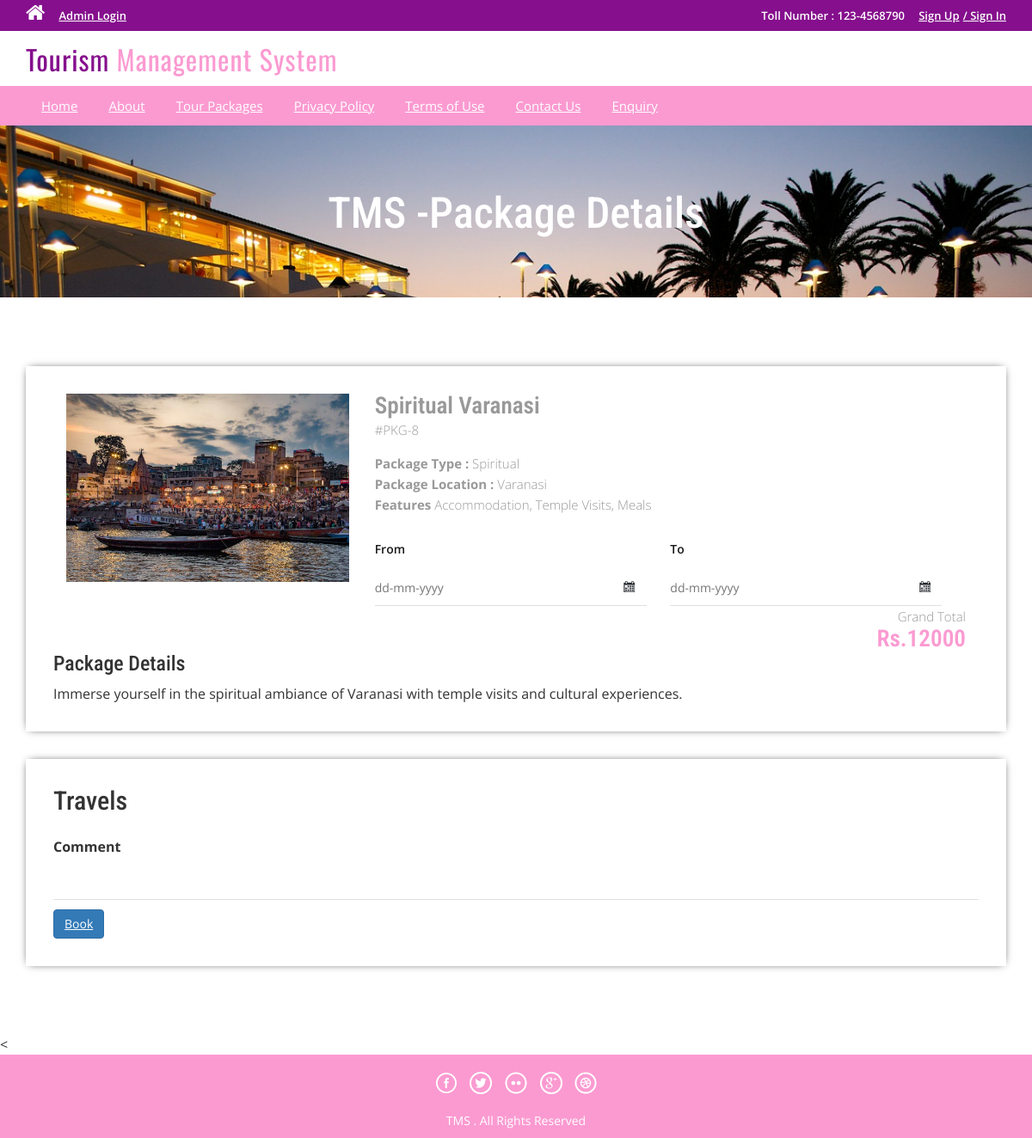
The page /package-details.php?pkgid=8 on the database its author committed.
### tables this page shows
CREATE TABLE `tbltourpackages` (
  `PackageId` int(11) NOT NULL AUTO_INCREMENT,
  `PackageName` varchar(200) DEFAULT NULL,
  `PackageType` varchar(150) DEFAULT NULL,
  `PackageLocation` varchar(100) DEFAULT NULL,
  `PackagePrice` int(11) DEFAULT NULL,
  `PackageFeatures` varchar(255) DEFAULT NULL,
  `PackageDetails` mediumtext DEFAULT NULL,
  `PackageImage` varchar(100) DEFAULT NULL,
  `Creationdate` timestamp NULL DEFAULT current_timestamp(),
  `UpdationDate` timestamp NULL DEFAULT NULL ON UPDATE current_timestamp(),
  `Duration` int(11) DEFAULT NULL,
  PRIMARY KEY (`PackageId`)
);

### package-details.php (the view, shortened to what this page needs)
<?php
include('includes/config.php');
?>
<!DOCTYPE HTML>
<html>
<head>
<link href="css/bootstrap.css" rel='stylesheet' type='text/css' />
<link href="css/style.css" rel='stylesheet' type='text/css' />
<link href="css/font-awesome.css" rel="stylesheet">
<link href="css/animate.css" rel="stylesheet" type="text/css" media="all">
<link rel="stylesheet" href="css/jquery-ui.css" />
</head>
<body>
<?php include('includes/header.php');?>
<div class="banner-3">
	<div class="container">
		<h1 class="wow zoomIn animated animated" data-wow-delay=".5s" style="visibility: visible; animation-delay: 0.5s; animation-name: zoomIn;"> TMS -Package Details</h1>
	</div>
</div>
<div class="selectroom">
	<div class="container">
<?php
$pid=intval($_GET['pkgid']);
$sql = "SELECT * from tbltourpackages where PackageId=:pid";
$query = $dbh->prepare($sql);
$query -> bindParam(':pid', $pid, PDO::PARAM_STR);
$query->execute();
$results=$query->fetchAll(PDO::FETCH_OBJ);
if($query->rowCount() > 0)
{
foreach($results as $result)
{	?>
<form name="book" method="post">
		<div class="selectroom_top">
			<div class="col-md-4 selectroom_left wow fadeInLeft animated" data-wow-delay=".5s">
				<img src="admin/pacakgeimages/<?php echo htmlentities($result->PackageImage);?>" class="img-responsive" alt="">
			</div>
			<div class="col-md-8 selectroom_right wow fadeInRight animated" data-wow-delay=".5s">
				<h2><?php echo htmlentities($result->PackageName);?></h2>
				<p class="dow">#PKG-<?php echo htmlentities($result->PackageId);?></p>
				<p><b>Package Type :</b> <?php echo htmlentities($result->PackageType);?></p>
				<p><b>Package Location :</b> <?php echo htmlentities($result->PackageLocation);?></p>
					<p><b>Features</b> <?php echo htmlentities($result->PackageFeatures);?></p>
					<div class="ban-bottom">
				<div class="bnr-right">
				<label class="inputLabel">From</label>
				<input class="date" id="datepicker" type="text" placeholder="dd-mm-yyyy"  name="fromdate" required="">
			</div>
			<div class="bnr-right">
				<label class="inputLabel">To</label>
				<input class="date" id="datepicker1" type="text" placeholder="dd-mm-yyyy" name="todate" required="">
			</div>
			</div>
				<div class="grand">
					<p>Grand Total</p>
					<h3>Rs.<?php echo htmlentities($result->PackagePrice);?></h3>
				</div>
			</div>
		<h3>Package Details</h3>
				<p style="padding-top: 1%"><?php echo htmlentities($result->PackageDetails);?> </p>
		</div>
		<div class="selectroom_top">
			<h2>Travels</h2>
			<div class="selectroom-info animated wow fadeInUp animated" data-wow-duration="1200ms" data-wow-delay="500ms" style="visibility: visible; animation-duration: 1200ms; animation-delay: 500ms; animation-name: fadeInUp; margin-top: -70px">
				<ul>
					<li class="spe">
						<label class="inputLabel">Comment</label>
						<input class="special" type="text" name="comment" required="">
					</li>
					<?php if($_SESSION['login'])
					{?>
						<li class="spe" align="center">
					<button type="submit" name="submit2" class="btn-primary btn">Book</button>
						</li>
						<?php } else {?>
							<li class="sigi" align="center" style="margin-top: 1%">
							<a href="#" data-toggle="modal" data-target="#myModal4" class="btn-primary btn" > Book</a></li>
							<?php } ?>
				</ul>
			</div>
		</div>
		</form>
<?php }} ?>
	</div>
</div>
<
<?php include('includes/footer.php');?>
</body>
</html>

### css/style.css (style rules this page uses)
html, body { font-size: 100%; background: #fff; font-family: 'Open Sans', sans-serif; }
body a,.grid_1,plan_1,plan_1.one,plan_1.two,i.icon1, i.icon2, i.icon3, i.icon4, i.icon5, i.icon6 { transition:0.5s all; -webkit-transition:0.5s all; -moz-transition:0.5s all; -o-transition:0.5s all; -ms-transition:0.5s all; }
h1,h2,h3,h4,h5,h6 { margin:0; font-family: 'Roboto Condensed', sans-serif; }
p { margin:0; }
ul { margin:0; padding:0; }
label { margin:0; }
.bnr-right input[type="text"] { width: 95%; color: #9E9E9E; outline: none; font-size: 14px; padding: 10px 10px; border: 1px solid #9E9E9E; -webkit-appearance: none; margin-top: 10px; }
.date { background: url(../images/date-icon.png) no-repeat 95.5% 45% #fff; cursor: pointer; }
.ban-top .inputLabel,.ban-bottom .inputLabel { display: block; font-weight: 600; font-size: 14px; margin-bottom: 5px; color: #191919; }
.bnr-right { float: left; width:50%; }
.ban-bottom { margin-top: 30px; }
.banner-3 { background: url(../images/6.jpg)no-repeat; background-size: cover; -webkit-background-size: cover; -o-background-size: cover; -ms-background-size: cover; -moz-background-size: cover; min-height:200px; }
.banner-3 h1 { font-size: 50px; margin-bottom: 40px; padding: 1.5em 0 0; text-align: center; color: #fff; }
.selectroom { padding: 5em 0 3em; }
.selectroom_top { padding: 2em; box-shadow: 0px 0px 10px -4px #000; margin-bottom: 2em; }
.grand { text-align: right; }
.selectroom_right h2 { font-size: 1.7em; color: #999; font-weight: 600; margin: 0; }
.selectroom_right h3 { font-size: 1.7em; font-weight: 600; color:#FB9AD1; }
p.dow { font-size: 15px; color: #999; font-weight: 300; line-height: 1.8em; margin-bottom:1em; }
.selectroom_right p { font-size: 15px; line-height: 1.6em; font-weight: 300; color: #999; }
.selectroom-info li { display: inline-block; float: left; }
.selectroom input[type="text"] { width: 92%; color: #9E9E9E; outline: none; font-size: 14px; padding: 10px 0px; border: none; border-bottom:1px solid rgba(0,0,0,.12); -webkit-appearance: none; margin-top: 10px; }
.selectroom-info ul { margin-top: 3em; }
li.spe { width: 100%; margin-top: 3em; }
li.spe input[type="text"] { width: 100%; }

### rows shown on the page
tbltourpackages: PackageImage (picture), PackageName "Spiritual Varanasi", PackageId "8", PackageType "Spiritual", PackageLocation "Varanasi", PackageFeatures "Accommodation, Temple Visits, Meals", PackagePrice "12000", PackageDetails "Immerse yourself in the spiritual ambiance of Varanasi with temple visits and cultural experiences."
